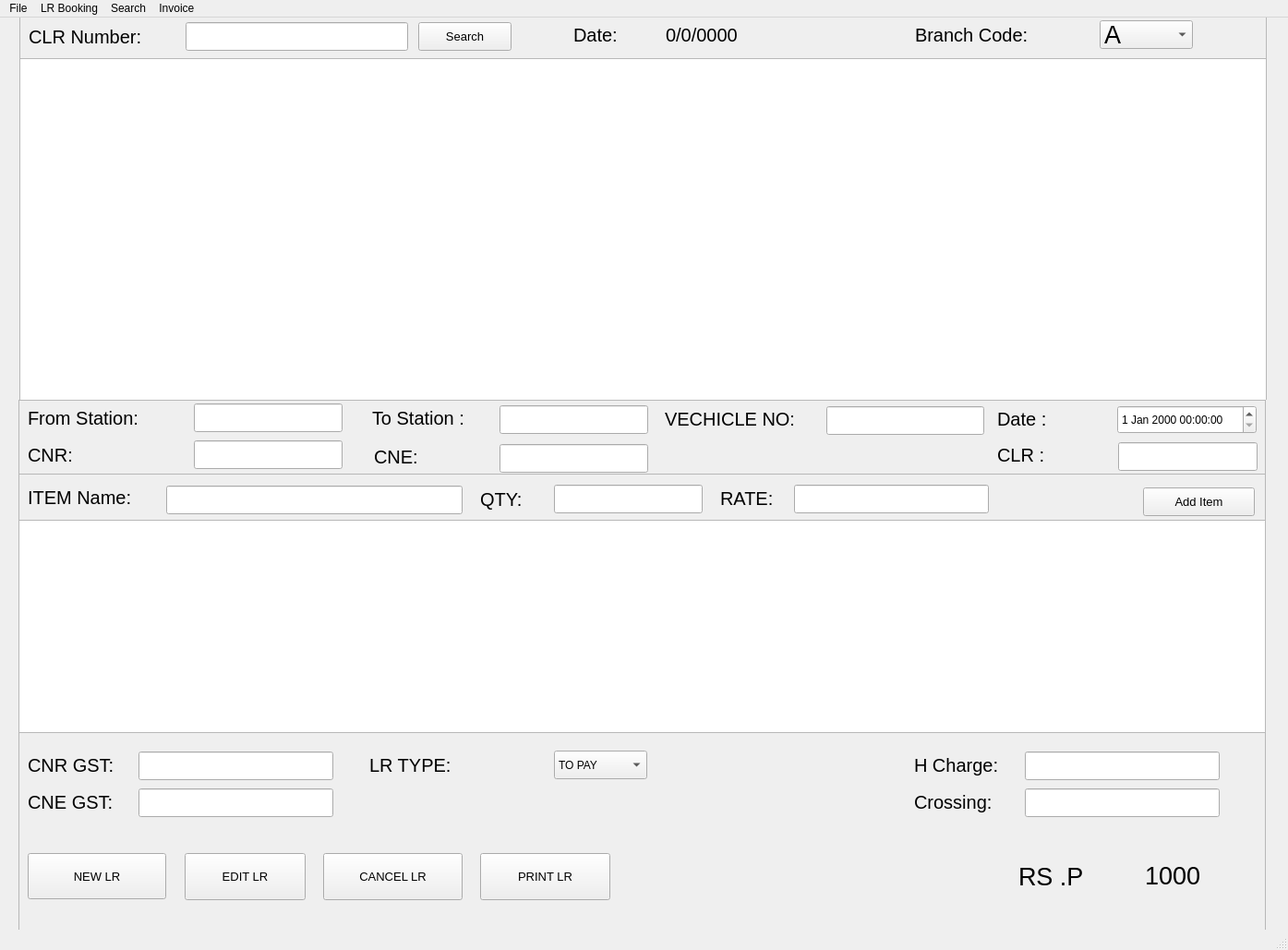
<?xml version="1.0" encoding="UTF-8"?>
<ui version="4.0">
 <class>MainWindow</class>
 <widget class="QMainWindow" name="MainWindow">
  <property name="geometry">
   <rect>
    <x>0</x>
    <y>0</y>
    <width>1395</width>
    <height>1029</height>
   </rect>
  </property>
  <property name="windowTitle">
   <string>Billing Application</string>
  </property>
  <widget class="QWidget" name="centralwidget">
   <widget class="QFrame" name="BotFrame">
    <property name="geometry">
     <rect>
      <x>20</x>
      <y>414</y>
      <width>1351</width>
      <height>581</height>
     </rect>
    </property>
    <property name="frameShape">
     <enum>QFrame::StyledPanel</enum>
    </property>
    <property name="frameShadow">
     <enum>QFrame::Raised</enum>
    </property>
    <widget class="QFrame" name="InfoFrame">
     <property name="geometry">
      <rect>
       <x>0</x>
       <y>0</y>
       <width>1351</width>
       <height>81</height>
      </rect>
     </property>
     <property name="styleSheet">
      <string notr="true"/>
     </property>
     <property name="frameShape">
      <enum>QFrame::StyledPanel</enum>
     </property>
     <property name="frameShadow">
      <enum>QFrame::Raised</enum>
     </property>
     <widget class="QLabel" name="label_7">
      <property name="geometry">
       <rect>
        <x>385</x>
        <y>46</y>
        <width>191</width>
        <height>31</height>
       </rect>
      </property>
      <property name="font">
       <font>
        <pointsize>15</pointsize>
       </font>
      </property>
      <property name="text">
       <string>CNE:</string>
      </property>
     </widget>
     <widget class="QLineEdit" name="CNRInput">
      <property name="geometry">
       <rect>
        <x>190</x>
        <y>44</y>
        <width>161</width>
        <height>31</height>
       </rect>
      </property>
      <property name="text">
       <string/>
      </property>
      <property name="readOnly">
       <bool>true</bool>
      </property>
     </widget>
     <widget class="QLineEdit" name="CLRNumber">
      <property name="geometry">
       <rect>
        <x>1191</x>
        <y>46</y>
        <width>151</width>
        <height>31</height>
       </rect>
      </property>
      <property name="text">
       <string/>
      </property>
      <property name="readOnly">
       <bool>true</bool>
      </property>
     </widget>
     <widget class="QLineEdit" name="CNEInput">
      <property name="geometry">
       <rect>
        <x>521</x>
        <y>48</y>
        <width>161</width>
        <height>31</height>
       </rect>
      </property>
      <property name="text">
       <string/>
      </property>
      <property name="readOnly">
       <bool>true</bool>
      </property>
     </widget>
     <widget class="QLineEdit" name="FrStationInput">
      <property name="geometry">
       <rect>
        <x>190</x>
        <y>4</y>
        <width>161</width>
        <height>31</height>
       </rect>
      </property>
      <property name="text">
       <string/>
      </property>
      <property name="readOnly">
       <bool>true</bool>
      </property>
     </widget>
     <widget class="QLabel" name="label_9">
      <property name="geometry">
       <rect>
        <x>1060</x>
        <y>44</y>
        <width>191</width>
        <height>31</height>
       </rect>
      </property>
      <property name="font">
       <font>
        <pointsize>15</pointsize>
       </font>
      </property>
      <property name="text">
       <string>CLR :</string>
      </property>
     </widget>
     <widget class="QLabel" name="label_5">
      <property name="geometry">
       <rect>
        <x>10</x>
        <y>44</y>
        <width>191</width>
        <height>31</height>
       </rect>
      </property>
      <property name="font">
       <font>
        <pointsize>15</pointsize>
       </font>
      </property>
      <property name="text">
       <string>CNR:</string>
      </property>
     </widget>
     <widget class="QLabel" name="label_4">
      <property name="geometry">
       <rect>
        <x>10</x>
        <y>4</y>
        <width>191</width>
        <height>31</height>
       </rect>
      </property>
      <property name="font">
       <font>
        <pointsize>15</pointsize>
       </font>
      </property>
      <property name="text">
       <string>From Station:</string>
      </property>
     </widget>
     <widget class="QLabel" name="label_6">
      <property name="geometry">
       <rect>
        <x>383</x>
        <y>4</y>
        <width>191</width>
        <height>31</height>
       </rect>
      </property>
      <property name="font">
       <font>
        <pointsize>15</pointsize>
       </font>
      </property>
      <property name="text">
       <string>To Station :</string>
      </property>
     </widget>
     <widget class="QLabel" name="label_8">
      <property name="geometry">
       <rect>
        <x>1060</x>
        <y>5</y>
        <width>191</width>
        <height>31</height>
       </rect>
      </property>
      <property name="font">
       <font>
        <pointsize>15</pointsize>
       </font>
      </property>
      <property name="text">
       <string>Date :</string>
      </property>
     </widget>
     <widget class="QLineEdit" name="ToStationInput">
      <property name="geometry">
       <rect>
        <x>521</x>
        <y>6</y>
        <width>161</width>
        <height>31</height>
       </rect>
      </property>
      <property name="text">
       <string/>
      </property>
      <property name="readOnly">
       <bool>true</bool>
      </property>
     </widget>
     <widget class="QDateTimeEdit" name="DateInput">
      <property name="geometry">
       <rect>
        <x>1190</x>
        <y>6</y>
        <width>151</width>
        <height>31</height>
       </rect>
      </property>
     </widget>
     <widget class="QLineEdit" name="VechicleNumInput">
      <property name="geometry">
       <rect>
        <x>875</x>
        <y>7</y>
        <width>171</width>
        <height>31</height>
       </rect>
      </property>
     </widget>
     <widget class="QLabel" name="label_21">
      <property name="geometry">
       <rect>
        <x>700</x>
        <y>5</y>
        <width>191</width>
        <height>31</height>
       </rect>
      </property>
      <property name="font">
       <font>
        <pointsize>15</pointsize>
       </font>
      </property>
      <property name="text">
       <string>VECHICLE NO:</string>
      </property>
     </widget>
    </widget>
    <widget class="QLineEdit" name="ItemNameInput">
     <property name="geometry">
      <rect>
       <x>160</x>
       <y>93</y>
       <width>321</width>
       <height>31</height>
      </rect>
     </property>
     <property name="text">
      <string/>
     </property>
     <property name="readOnly">
      <bool>false</bool>
     </property>
    </widget>
    <widget class="QLabel" name="label_10">
     <property name="geometry">
      <rect>
       <x>10</x>
       <y>90</y>
       <width>191</width>
       <height>31</height>
      </rect>
     </property>
     <property name="font">
      <font>
       <pointsize>15</pointsize>
      </font>
     </property>
     <property name="text">
      <string>ITEM Name:</string>
     </property>
    </widget>
    <widget class="QLabel" name="label_11">
     <property name="geometry">
      <rect>
       <x>500</x>
       <y>92</y>
       <width>191</width>
       <height>31</height>
      </rect>
     </property>
     <property name="font">
      <font>
       <pointsize>15</pointsize>
      </font>
     </property>
     <property name="text">
      <string>QTY:</string>
     </property>
    </widget>
    <widget class="QLineEdit" name="QtyInput">
     <property name="geometry">
      <rect>
       <x>580</x>
       <y>92</y>
       <width>161</width>
       <height>31</height>
      </rect>
     </property>
    </widget>
    <widget class="QLabel" name="label_20">
     <property name="geometry">
      <rect>
       <x>1083</x>
       <y>501</y>
       <width>101</width>
       <height>31</height>
      </rect>
     </property>
     <property name="font">
      <font>
       <pointsize>20</pointsize>
      </font>
     </property>
     <property name="text">
      <string>RS .P</string>
     </property>
    </widget>
    <widget class="QPushButton" name="AddItemButton">
     <property name="geometry">
      <rect>
       <x>1218</x>
       <y>95</y>
       <width>121</width>
       <height>31</height>
      </rect>
     </property>
     <property name="font">
      <font>
       <pointsize>10</pointsize>
      </font>
     </property>
     <property name="text">
      <string>Add Item</string>
     </property>
    </widget>
    <widget class="QLabel" name="TotalAmountLabel">
     <property name="geometry">
      <rect>
       <x>1220</x>
       <y>500</y>
       <width>121</width>
       <height>31</height>
      </rect>
     </property>
     <property name="font">
      <font>
       <pointsize>20</pointsize>
      </font>
     </property>
     <property name="text">
      <string>1000</string>
     </property>
    </widget>
    <widget class="QTableView" name="TableAreaBottom">
     <property name="geometry">
      <rect>
       <x>0</x>
       <y>130</y>
       <width>1351</width>
       <height>231</height>
      </rect>
     </property>
    </widget>
    <widget class="QPushButton" name="NewLrButton">
     <property name="geometry">
      <rect>
       <x>10</x>
       <y>491</y>
       <width>150</width>
       <height>50</height>
      </rect>
     </property>
     <property name="font">
      <font>
       <pointsize>10</pointsize>
      </font>
     </property>
     <property name="text">
      <string>NEW LR</string>
     </property>
    </widget>
    <widget class="QPushButton" name="EditLrButton">
     <property name="geometry">
      <rect>
       <x>180</x>
       <y>491</y>
       <width>131</width>
       <height>51</height>
      </rect>
     </property>
     <property name="font">
      <font>
       <pointsize>10</pointsize>
      </font>
     </property>
     <property name="text">
      <string>EDIT LR</string>
     </property>
    </widget>
    <widget class="QPushButton" name="CancelLrButton">
     <property name="geometry">
      <rect>
       <x>330</x>
       <y>491</y>
       <width>151</width>
       <height>51</height>
      </rect>
     </property>
     <property name="font">
      <font>
       <pointsize>10</pointsize>
      </font>
     </property>
     <property name="text">
      <string>CANCEL LR</string>
     </property>
    </widget>
    <widget class="QPushButton" name="PrintLrButton">
     <property name="geometry">
      <rect>
       <x>500</x>
       <y>491</y>
       <width>141</width>
       <height>51</height>
      </rect>
     </property>
     <property name="font">
      <font>
       <pointsize>10</pointsize>
      </font>
     </property>
     <property name="text">
      <string>PRINT LR</string>
     </property>
    </widget>
    <widget class="QLineEdit" name="RateInput">
     <property name="geometry">
      <rect>
       <x>840</x>
       <y>92</y>
       <width>211</width>
       <height>31</height>
      </rect>
     </property>
    </widget>
    <widget class="QLabel" name="label_22">
     <property name="geometry">
      <rect>
       <x>760</x>
       <y>91</y>
       <width>191</width>
       <height>31</height>
      </rect>
     </property>
     <property name="font">
      <font>
       <pointsize>15</pointsize>
      </font>
     </property>
     <property name="text">
      <string>RATE:</string>
     </property>
    </widget>
    <widget class="QLineEdit" name="HChargeInput">
     <property name="geometry">
      <rect>
       <x>1090</x>
       <y>381</y>
       <width>211</width>
       <height>31</height>
      </rect>
     </property>
    </widget>
    <widget class="QLabel" name="labbb">
     <property name="geometry">
      <rect>
       <x>970</x>
       <y>380</y>
       <width>191</width>
       <height>31</height>
      </rect>
     </property>
     <property name="font">
      <font>
       <pointsize>15</pointsize>
      </font>
     </property>
     <property name="text">
      <string>H Charge:</string>
     </property>
    </widget>
    <widget class="QLineEdit" name="CrossingInput">
     <property name="geometry">
      <rect>
       <x>1090</x>
       <y>421</y>
       <width>211</width>
       <height>31</height>
      </rect>
     </property>
    </widget>
    <widget class="QLabel" name="llab1">
     <property name="geometry">
      <rect>
       <x>970</x>
       <y>420</y>
       <width>191</width>
       <height>31</height>
      </rect>
     </property>
     <property name="font">
      <font>
       <pointsize>15</pointsize>
      </font>
     </property>
     <property name="text">
      <string>Crossing:</string>
     </property>
    </widget>
    <widget class="QLabel" name="label_25">
     <property name="geometry">
      <rect>
       <x>10</x>
       <y>380</y>
       <width>191</width>
       <height>31</height>
      </rect>
     </property>
     <property name="font">
      <font>
       <pointsize>15</pointsize>
      </font>
     </property>
     <property name="text">
      <string>CNR GST:</string>
     </property>
    </widget>
    <widget class="QLineEdit" name="CNRGSTInput">
     <property name="geometry">
      <rect>
       <x>130</x>
       <y>381</y>
       <width>211</width>
       <height>31</height>
      </rect>
     </property>
    </widget>
    <widget class="QLineEdit" name="CNEGSTInput">
     <property name="geometry">
      <rect>
       <x>130</x>
       <y>421</y>
       <width>211</width>
       <height>31</height>
      </rect>
     </property>
    </widget>
    <widget class="QLabel" name="label_26">
     <property name="geometry">
      <rect>
       <x>10</x>
       <y>420</y>
       <width>191</width>
       <height>31</height>
      </rect>
     </property>
     <property name="font">
      <font>
       <pointsize>15</pointsize>
      </font>
     </property>
     <property name="text">
      <string>CNE GST:</string>
     </property>
    </widget>
    <widget class="QLabel" name="label_27">
     <property name="geometry">
      <rect>
       <x>380</x>
       <y>380</y>
       <width>191</width>
       <height>31</height>
      </rect>
     </property>
     <property name="font">
      <font>
       <pointsize>15</pointsize>
      </font>
     </property>
     <property name="text">
      <string>LR TYPE:</string>
     </property>
    </widget>
    <widget class="QComboBox" name="LRTypeInput">
     <property name="geometry">
      <rect>
       <x>580</x>
       <y>380</y>
       <width>101</width>
       <height>31</height>
      </rect>
     </property>
     <item>
      <property name="text">
       <string>TO PAY</string>
      </property>
     </item>
     <item>
      <property name="text">
       <string>PAID</string>
      </property>
     </item>
     <item>
      <property name="text">
       <string/>
      </property>
     </item>
    </widget>
   </widget>
   <widget class="QFrame" name="TopFrame">
    <property name="geometry">
     <rect>
      <x>21</x>
      <y>-7</y>
      <width>1351</width>
      <height>421</height>
     </rect>
    </property>
    <property name="font">
     <font>
      <pointsize>20</pointsize>
     </font>
    </property>
    <property name="frameShape">
     <enum>QFrame::StyledPanel</enum>
    </property>
    <property name="frameShadow">
     <enum>QFrame::Raised</enum>
    </property>
    <widget class="QTableView" name="TableAreaTop">
     <property name="geometry">
      <rect>
       <x>0</x>
       <y>51</y>
       <width>1351</width>
       <height>371</height>
      </rect>
     </property>
    </widget>
    <widget class="QLabel" name="label">
     <property name="geometry">
      <rect>
       <x>10</x>
       <y>12</y>
       <width>161</width>
       <height>31</height>
      </rect>
     </property>
     <property name="font">
      <font>
       <pointsize>15</pointsize>
      </font>
     </property>
     <property name="text">
      <string>CLR Number:</string>
     </property>
    </widget>
    <widget class="QLineEdit" name="CLRSearchInput">
     <property name="geometry">
      <rect>
       <x>180</x>
       <y>12</y>
       <width>241</width>
       <height>31</height>
      </rect>
     </property>
     <property name="text">
      <string/>
     </property>
    </widget>
    <widget class="QPushButton" name="SearchLRButton">
     <property name="geometry">
      <rect>
       <x>432</x>
       <y>12</y>
       <width>101</width>
       <height>31</height>
      </rect>
     </property>
     <property name="font">
      <font>
       <pointsize>10</pointsize>
      </font>
     </property>
     <property name="text">
      <string>Search</string>
     </property>
    </widget>
    <widget class="QLabel" name="label_2">
     <property name="geometry">
      <rect>
       <x>600</x>
       <y>10</y>
       <width>111</width>
       <height>31</height>
      </rect>
     </property>
     <property name="font">
      <font>
       <pointsize>15</pointsize>
      </font>
     </property>
     <property name="text">
      <string>Date:</string>
     </property>
    </widget>
    <widget class="QLabel" name="DateLabel">
     <property name="geometry">
      <rect>
       <x>700</x>
       <y>10</y>
       <width>191</width>
       <height>31</height>
      </rect>
     </property>
     <property name="font">
      <font>
       <pointsize>15</pointsize>
      </font>
     </property>
     <property name="text">
      <string>0/0/0000</string>
     </property>
    </widget>
    <widget class="QLabel" name="label_3">
     <property name="geometry">
      <rect>
       <x>970</x>
       <y>10</y>
       <width>191</width>
       <height>31</height>
      </rect>
     </property>
     <property name="font">
      <font>
       <pointsize>15</pointsize>
      </font>
     </property>
     <property name="text">
      <string>Branch Code:</string>
     </property>
    </widget>
    <widget class="QComboBox" name="BranchComboBox">
     <property name="geometry">
      <rect>
       <x>1170</x>
       <y>10</y>
       <width>101</width>
       <height>31</height>
      </rect>
     </property>
     <item>
      <property name="text">
       <string>A</string>
      </property>
     </item>
     <item>
      <property name="text">
       <string>B</string>
      </property>
     </item>
     <item>
      <property name="text">
       <string>C</string>
      </property>
     </item>
     <item>
      <property name="text">
       <string>D</string>
      </property>
     </item>
    </widget>
   </widget>
  </widget>
  <widget class="QMenuBar" name="menubar">
   <property name="geometry">
    <rect>
     <x>0</x>
     <y>0</y>
     <width>1395</width>
     <height>26</height>
    </rect>
   </property>
   <widget class="QMenu" name="menuLR_Booking">
    <property name="title">
     <string>LR Booking</string>
    </property>
   </widget>
   <widget class="QMenu" name="menuHep">
    <property name="title">
     <string>Search</string>
    </property>
    <addaction name="actionPrevious_Records"/>
    <addaction name="actionFile_search"/>
    <addaction name="actionExport"/>
   </widget>
   <widget class="QMenu" name="menufile">
    <property name="title">
     <string>File</string>
    </property>
    <addaction name="actionExit"/>
   </widget>
   <widget class="QMenu" name="menuInvoice">
    <property name="title">
     <string>Invoice </string>
    </property>
   </widget>
   <addaction name="menufile"/>
   <addaction name="menuLR_Booking"/>
   <addaction name="menuHep"/>
   <addaction name="menuInvoice"/>
  </widget>
  <widget class="QStatusBar" name="statusbar"/>
  <action name="actionExit">
   <property name="text">
    <string>Exit</string>
   </property>
  </action>
  <action name="actionPrevious_Records">
   <property name="text">
    <string>Invoice search</string>
   </property>
  </action>
  <action name="actionFile_search">
   <property name="text">
    <string>File search</string>
   </property>
  </action>
  <action name="actionExport">
   <property name="text">
    <string>Export</string>
   </property>
  </action>
 </widget>
 <resources/>
 <connections/>
</ui>
